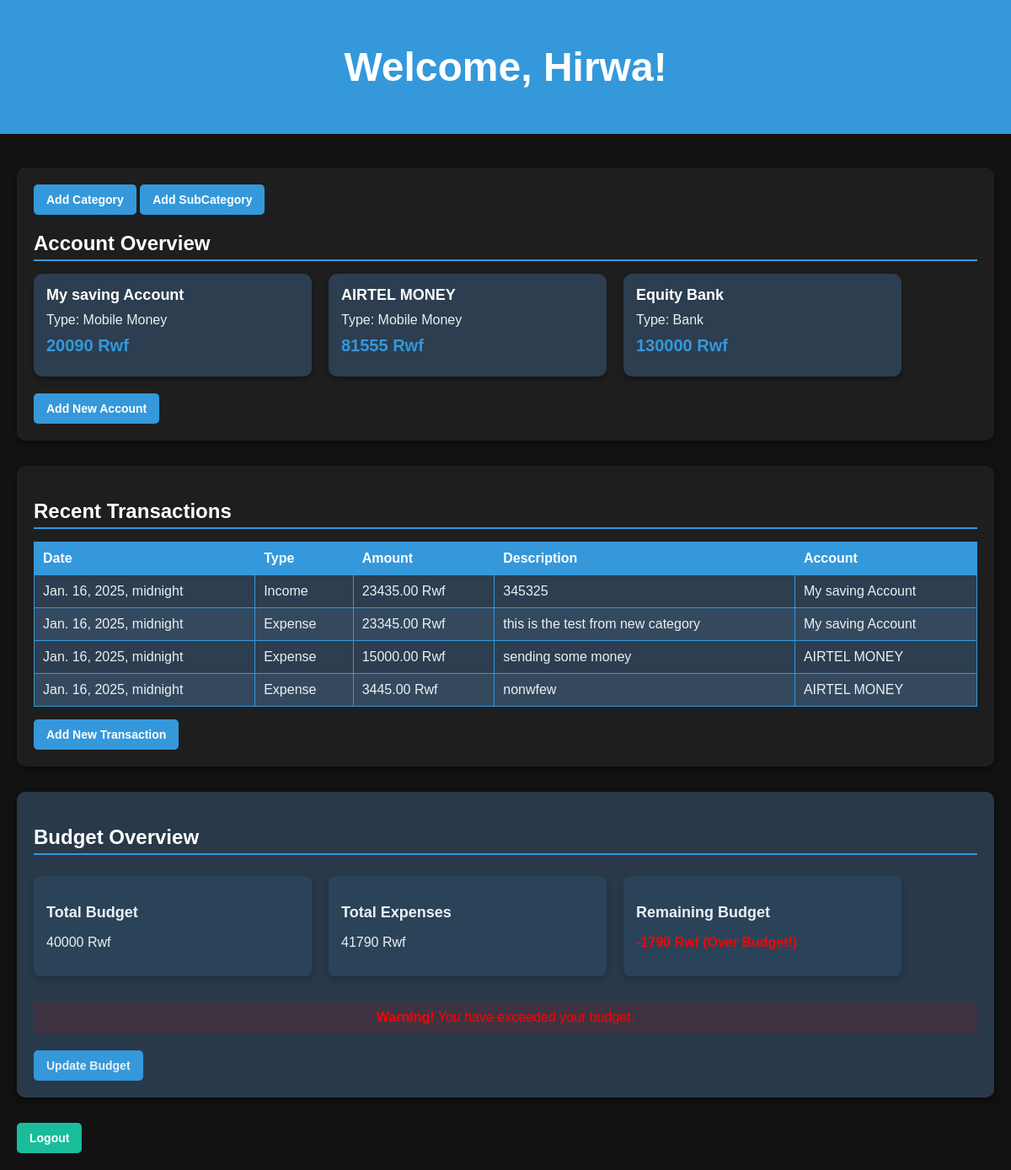
The app's page /home/ (signed in) with its own data.
### Sapp/models.py (models this page shows, shortened)
class Account(models.Model):
    ACCOUNT_TYPES = [
        ('bank', 'Bank'),
        ('mobile_money', 'Mobile Money'),
        ('cash', 'Cash'),
    ]
    user = models.ForeignKey(User, on_delete=models.CASCADE)  # Link account to a user
    name = models.CharField(max_length=100)  # e.g., "My Bank Account"
    account_type = models.CharField(max_length=20, choices=ACCOUNT_TYPES)
    balance = models.DecimalField(max_digits=12, decimal_places=0, default=0)  # Rwf balance

class Transaction(models.Model):
    TRANSACTION_TYPES = [
        ('income', 'Income'),
        ('expense', 'Expense'),
    ]
    account = models.ForeignKey('Account', on_delete=models.CASCADE)
    transaction_type = models.CharField(max_length=10, choices=TRANSACTION_TYPES)
    amount = models.DecimalField(max_digits=10, decimal_places=2)
    description = models.TextField(blank=True, null=True)
    category = models.ForeignKey('Category', on_delete=models.CASCADE)
    subcategory = models.ForeignKey('Subcategory', on_delete=models.CASCADE, blank=True, null=True)
    date = models.DateTimeField(default=now)  # Automatically set to the current datetime

class Budget(models.Model):
    user = models.OneToOneField(User, on_delete=models.CASCADE)
    total_budget = models.DecimalField(max_digits=12, decimal_places=0, default=0)
    categories = models.ManyToManyField(Category, through='CategoryBudget')
    created_at = models.DateTimeField(auto_now_add=True)

### Sapp/views.py (the view)
# urls.py: path('home/', views.home_view, name='home'),
@login_required
def home_view(request):
    accounts = Account.objects.filter(user=request.user)
    transactions = Transaction.objects.filter(account__user=request.user).order_by('-date')
    try:
        budget = Budget.objects.get(user=request.user)
    except Budget.DoesNotExist:
        budget = None
    total_expenses = Transaction.objects.filter(
        account__user=request.user, transaction_type='expense'
    ).aggregate(Sum('amount'))['amount__sum'] or 0
    remaining_budget = budget.total_budget - total_expenses if budget else None
    budget_overrun = False
    if remaining_budget and remaining_budget < 0:
        budget_overrun = True
    context = {
        'accounts': accounts,
        'transactions': transactions,
        'budget': budget,
        'total_expenses': total_expenses,
        'remaining_budget': remaining_budget,
        'budget_overrun': budget_overrun,
    }
    return render(request, 'home.html', context)

### templates/home.html (shortened to what this page needs)
{% load static %}
<!DOCTYPE html>
<html lang="en">
<head>
    <link rel="stylesheet" href="{% static 'assets/css/dashboard.css' %}">
</head>
<body>
    <header>
        <h1>Welcome, {{ user.first_name }}!</h1>
    </header>
    <main>
        <section class="account-overview">
            <a href="{% url 'add_category' %}" class="btn btn-primary">Add Category</a>
            <a href="{% url 'add_subcategory' %}" class="btn btn-primary">Add SubCategory</a>
            <h2>Account Overview</h2>
            <div class="account-cards">
                {% for account in accounts %}
                    <div class="account-card {% if account.balance < 0 %}negative{% else %}positive{% endif %}">
                        <h3>{{ account.name }}</h3>
                        <p>Type: {{ account.get_account_type_display }}</p>
                        <p class="balance">{{ account.balance }} Rwf</p>
                    </div>
                {% empty %}
                    <p>No accounts added yet.</p>
                {% endfor %}
            </div>
            <a href="{% url 'add_account' %}" class="btn btn-primary">Add New Account</a>
        </section>
        <section class="recent-transactions">
            <h2>Recent Transactions</h2>
            <table>
                <thead>
                    <tr>
                        <th>Date</th>
                        <th>Type</th>
                        <th>Amount</th>
                        <th>Description</th>
                        <th>Account</th>
                    </tr>
                </thead>
                <tbody>
                    {% for transaction in transactions %}
                        <tr>
                            <td>{{ transaction.date }}</td>
                            <td>{{ transaction.get_transaction_type_display }}</td>
                            <td class="amount">{{ transaction.amount }} Rwf</td>
                            <td>{{ transaction.description|default:"N/A" }}</td>
                            <td>{{ transaction.account.name }}</td>
                        </tr>
                    {% empty %}
                        <tr>
                            <td colspan="5">No transactions found.</td>
                        </tr>
                    {% endfor %}
                </tbody>
            </table>
            <a href="{% url 'add_transaction' %}" class="btn btn-primary">Add New Transaction</a>
        </section>
        <section class="budget-overview">
            <h2>Budget Overview</h2>
            {% if budget %}
            <div class="budget-card-overview">
                <div class="card">
                    <h3>Total Budget</h3>
                    <p>{{ budget.total_budget }} Rwf</p>
                </div>
                <div class="card">
                    <h3>Total Expenses</h3>
                    <p>{{ total_expenses }} Rwf</p>
                </div>
                <div class="card">
                    <h3>Remaining Budget</h3>
                    <p>
                        {% if remaining_budget < 0 %}
                            <span class="over-budget" id="remaining-budget">{{ remaining_budget }} Rwf (Over Budget!)</span>
                        {% else %}
                            <span id="remaining-budget">{{ remaining_budget }} Rwf</span>
                        {% endif %}
                    </p>
                </div>
            </div>
                {% if budget_overrun %}
                    <div class="alert alert-danger">
                        <strong>Warning!</strong> You have exceeded your budget.
                    </div>
                {% endif %}
                <a href="{% url 'manage_budget' %}" class="btn btn-primary">Update Budget</a>
            {% else %}
                <p>No budget set. <a href="{% url 'manage_budget' %}">Set a Budget</a></p>
            {% endif %}
        </section>
        <a href="/logout" class="btn btn-secondary">Logout</a>
    </main>
</body>
</html>

### static/assets/css/dashboard.css (style rules this page uses)
body { font-family: Arial, sans-serif; background-color: #121212; color: #ecf0f1; margin: 0; padding: 0; }
header { background-color: #3498db; padding: 20px; text-align: center; color: #fff; font-size: 24px; }
main { padding: 20px; }
section { margin-bottom: 30px; background-color: #1e1e1e; padding: 20px; border-radius: 10px; box-shadow: 0 4px 6px rgba(0, 0, 0, 0.3); }
h2 { border-bottom: 2px solid #3498db; padding-bottom: 5px; margin-bottom: 15px; color: #fff; }
.balance { font-weight: bold; color: #3498db; }
table { width: 100%; border-collapse: collapse; margin-bottom: 15px; }
table th, table td { border: 1px solid #3498db; padding: 10px; text-align: left; }
table th { background-color: #3498db; color: #fff; }
table tbody tr:nth-child(odd) { background-color: #2c3e50; }
table tbody tr:nth-child(even) { background-color: #34495e; }
.alert-danger { background-color: #e74c3c; color: #fff; padding: 10px; border-radius: 5px; text-align: center; }
.btn { display: inline-block; padding: 10px 15px; text-align: center; border-radius: 5px; text-decoration: none; font-size: 14px; font-weight: bold; }
.btn-primary { background-color: #3498db; color: #fff; }
.btn-secondary { background-color: #1abc9c; color: #fff; }
.over-budget { color: #e74c3c; font-weight: bold; }
.account-overview { margin-top: 20px; }
.account-cards { display: flex; flex-wrap: wrap; gap: 20px; }
.account-card { width: 300px; padding: 15px; border-radius: 10px; box-shadow: 0 4px 6px rgba(0, 0, 0, 0.3); color: #ecf0f1; transition: transform 0.3s ease, box-shadow 0.3s ease; margin-bottom: 20px; }
.account-card h3 { margin: 0; font-size: 18px; color: #fff; }
.account-card p { margin: 10px 0; font-size: 16px; }
.account-card .balance { font-size: 20px; font-weight: bold; }
.account-card.positive { background-color: #2c3e50; }
.budget-overview { margin-top: 30px; padding: 20px; background-color: rgba(44, 62, 80, 0.9); border-radius: 10px; box-shadow: 0 4px 8px rgba(0, 0, 0, 0.5); }
.budget-overview .card { background-color: rgba(52, 152, 219, 0.1); padding: 15px; margin: 10px 0; border-radius: 8px; box-shadow: 0 4px 8px rgba(0, 0, 0, 0.2); width: 300px; }
.budget-card-overview { display: flex; flex-wrap: wrap; gap: 20px; }
.budget-overview .card h3 { font-size: 18px; color: #ecf0f1; margin-bottom: 10px; }
.budget-overview .card p { font-size: 16px; color: #ecf0f1; }
.budget-overview .over-budget { color: red; font-weight: bold; }
.alert-danger { background-color: rgba(255, 0, 0, 0.1); padding: 10px; border-radius: 5px; color: red; margin-top: 20px; }
.budget-overview .btn { margin-top: 20px; text-align: center; display: inline-block; }
.budget-overview .btn-primary { background-color: #3498db; color: #ecf0f1; }

### records on screen
Account: name "My saving Account", account_type "Mobile Money", balance "20090"
Account: name "AIRTEL MONEY", account_type "Mobile Money", balance "81555"
Account: name "Equity Bank", account_type "Bank", balance "130000"
Budget: total_budget "40000"

### other values on screen
{{ user.first_name }} "Hirwa"
{{ total_expenses }} "41790"
